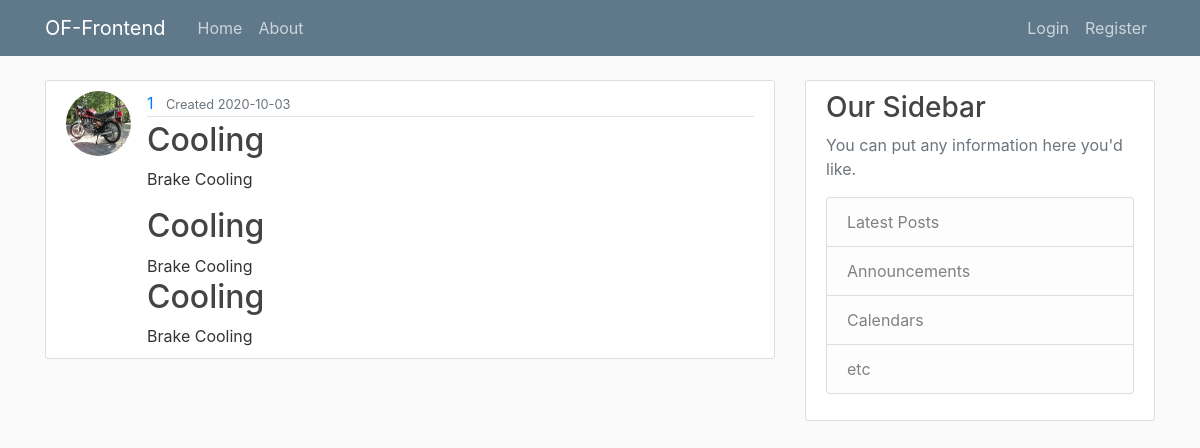
Screenshot of /programs/1/1/ with the database file from the repository.
### flask_website/models.py (models this page shows, shortened)
class User(db.Model,UserMixin):
    __tablename__ = 'user'
    id = db.Column(db.Integer, primary_key=True)
    username = db.Column(db.String(20),unique=True, nullable=False)
    email = db.Column(db.String(120),unique=True, nullable=False)
    image_file = db.Column(db.String(20), default='default.jpg')
    password = db.Column(db.String(60), nullable=False)
    create_program= db.relationship('Program', backref='creator', lazy=True)

class Project(db.Model):
    __tablename__ = 'project'
    id = db.Column(db.Integer, primary_key=True)
    name = db.Column(db.String(20),unique=True, nullable=False)
    description = db.Column(db.Text,unique=False, nullable=False)
    created_date = db.Column(db.DateTime,nullable=False, default = datetime.utcnow) #auto
    created_by = db.Column(db.Integer,db.ForeignKey('user.id'), nullable = False)
    program_id = db.Column(db.Integer,db.ForeignKey('program.id'), nullable = False)
    program = db.relationship("Program", back_populates = "project")
    case = db.relationship("Case", back_populates = "project") # forward

### flask_website/routes.py (the view)
@login_required
@app.route("/programs/<int:program_id>/<int:project_id>/")
def project(program_id,project_id):
    program = Program.query.get_or_404(program_id)
    project =Project.query.get_or_404(project_id)
    cases = project.case
    return render_template('project.html', title = program.name, program = program, project = project, cases = cases)

### flask_website/templates/project.html
{% extends "layout.html" %}
{% block content %}
        <article class="media content-section">
          <img class = "rounded-circle article-img", src="{{ url_for('static',filename = 'profile_pics/' + program.creator.image_file) }}">
          <div class="media-body">
            <div class="article-metadata">
              <a class="mr-2" href="#">{{ project.created_by}}</a>
              <small class="text-muted"> Created {{ project.created_date.strftime('%Y-%m-%d') }}</small>
            </div>
            <h2 class="article-title">{{ project.name }}</h2>
            <p class="article-content">{{ project.description }}</p>
            {% for case in cases %}
              <div class="media-body">
                <h2><a class="article-title" href="{{ url_for('case', program_id = program.id, project_id = project.id, case_id = case.id) }}">{{ project.name }}</a></h2>
                <div class="article-text">{{ project.description }} </div>
              </div>
            {% endfor %}
          </div>
        </article>
{% endblock content %}

### flask_website/static/main.css (style rules this page uses)
body { background: #fafafa; color: #333333; margin-top: 5rem; }
h1, h2, h3, h4, h5, h6 { color: #444444; }
.content-section { background: #ffffff; padding: 10px 20px; border: 1px solid #dddddd; border-radius: 3px; margin-bottom: 20px; }
.article-title { color: #444444; }
.article-content { white-space: pre-line; }
.article-img { height: 65px; width: 65px; margin-right: 16px; }
.article-metadata { padding-bottom: 1px; margin-bottom: 4px; border-bottom: 1px solid #e3e3e3 }

### rows the page displays
User: image_file (placeholder picture)
Project: created_by "1", created_date "2020-10-03", name "Cooling", description "Brake Cooling"
